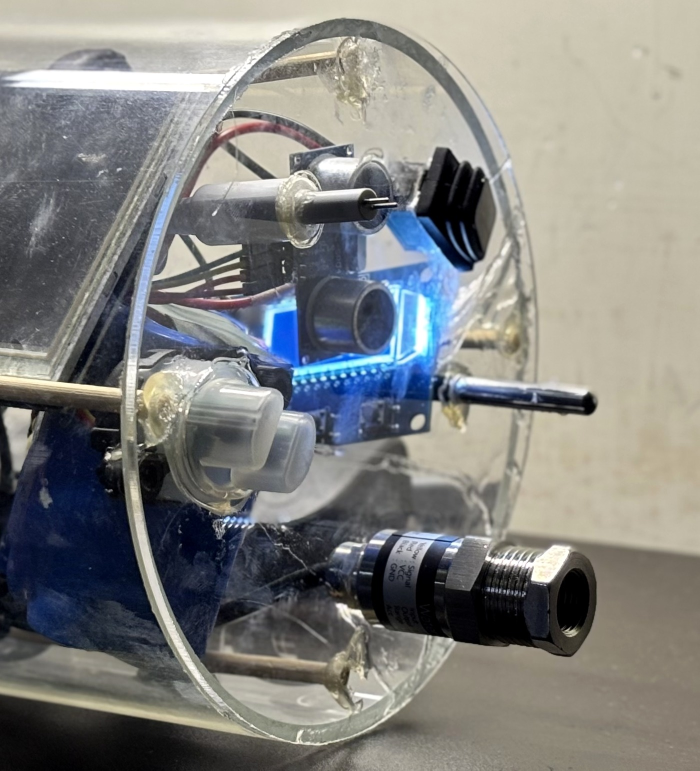
#> input picture docs/deck/img/sensors.jpg, 1400 x 1541 px (shown at 1/2 size)
$ python make_slide3_flow.py
#> lines starting #> are read from the running program, lines starting #| are printed output that depends on the picture; pictures that were not available may be replaced by others from this repository, and a replacement may not be noted
#!/usr/bin/env python3
"""Slide 3 technical approach as one left-to-right engineering flow: SENSE -> DECIDE/ADAPT -> GENERATE/VERIFY.
Real assets only: sensors.jpg and IMG_9630 (team photos), val_spectrum.png / val_spectrogram.png (MCU ADC capture of the
CLEAR LFM, raw DAC tap). Waveform figures are shape sketches. Analog stage and transducer are dashed: designed / next.
The three underwater photos live in Canva; their frames here are left empty to be filled there.
Writes docs/deck/AquaSDR_slide3_flow.png (transparent)."""
import numpy as np, matplotlib, pathlib
matplotlib.use("Agg")
import matplotlib.pyplot as plt
from matplotlib.patches import Rectangle, Circle, Polygon
from PIL import Image, ImageOps
HERE = pathlib.Path(__file__).parent; IMG = HERE / "img"
plt.rcParams["font.family"] = ["Arial", "Helvetica", "DejaVu Sans"]
NAVY, INK, GRAY, RULE, LIGHT = "#183153", "#344054", "#667085", "#D0D5DD", "#EEF1F5"
C_CLEAR, C_TRANS, C_MURKY = "#4C86B8", "#4F9A8C", "#A88B66"
W, H = 13.0, 5.6
fig = plt.figure(figsize=(W, H), dpi=300)
ax = fig.add_axes([0, 0, 1, 1]); ax.set_xlim(0, W); ax.set_ylim(0, H); ax.axis("off")

def t(x, y, s, size=8.5, color=INK, weight="normal", ha="left", va="center"):
    ax.text(x, y, s, fontsize=size, color=color, fontweight=weight, ha=ha, va=va, linespacing=1.25, zorder=8)
def ln(xs, ys, color=NAVY, lw=0.8, ls="-", z=5): ax.plot(xs, ys, color=color, lw=lw, ls=ls, zorder=z, solid_capstyle="butt")
def arr(x1, y1, x2, y2, color=NAVY, lw=0.8):
    ax.annotate("", xy=(x2, y2), xytext=(x1, y1), arrowprops=dict(arrowstyle="-|>", color=color, lw=lw, mutation_scale=7, shrinkA=0, shrinkB=0), zorder=7)
def rect(x, y, w, h, ec=NAVY, lw=0.8, ls="-", fc="none"): ax.add_patch(Rectangle((x, y), w, h, fc=fc, ec=ec, lw=lw, ls=ls, zorder=4))
def place(im, x, y, w, h, border=True):
#> called with x = 0.05, y = 2.55, w = 1.95, h = 2.15, border = True
    if not isinstance(im, Image.Image): im = Image.open(im)
#> im is the input picture: PIL image 1400x1541 RGB; mean R, G, B 129.4, 129.8, 127.1
    im = im.convert("RGBA"); a = im.width / im.height
#> after `a = im.width / im.height`: a = 0.909
    dw, dh = (w, w / a) if w / a <= h else (h * a, h); dx, dy = x + (w - dw) / 2, y + (h - dh) / 2
#> after `dw, dh = (w, w / a) if w / a <= h else (h * a, h)`: dw = 1.95; dh = 2.15
#> after `dx, dy = (x + (w - dw) / 2, y + (h - dh) / 2)`: dx = 0.0505; dy = 2.55
    ax.imshow(im, extent=(dx, dx + dw, dy, dy + dh), zorder=3, interpolation="lanczos")
    if border: rect(dx, dy, dw, dh, lw=0.6)
    return dx, dy, dw, dh
def header(x, w, title, sub):
    t(x, 5.42, title, 11, NAVY, "bold"); t(x + 0.012 * len(title) * 11 / 1.0 * 0.075 + 0.02, 5.42, "", 1)
    t(x, 5.17, sub, 8, GRAY); ln([x, x + w], [5.0, 5.0], NAVY, 0.9)

# ============================ SENSE ============================
SX, SW = 0.05, 3.15
header(SX, SW, "SENSE", "on-board environmental inputs")
PX, PY, PW = SX, 2.55, 1.95; PH = PW / 0.909
place(IMG / "sensors.jpg", PX, PY, PW, PH)
P = lambda u, v: (PX + u / 1400 * PW, PY + PH - v / 1541 * PH)
calls = [("TDS / salinity proxy", "A0 · ADC", (514, 424)), ("HC-SR04 · air range", "D7 / D8 · GPIO", (719, 617)),
         ("Turbidity", "PB0 · ADC", (540, 822)), ("DS18B20 temperature", "PC1 · 1-Wire", (1079, 796)), ("Pressure / depth", "PA1 · ADC", (1028, 1130))]
LX = PX + PW + 0.18
for i, (name, bus, (u, v)) in enumerate(calls):
    by = 4.68 - i * 0.44; px, py = P(u, v)
    ax.plot([px, PX + PW + 0.06, LX - 0.04], [py, by, by], color="white", lw=1.6, zorder=5)
    ax.plot([px, PX + PW + 0.06, LX - 0.04], [py, by, by], color=NAVY, lw=0.6, zorder=6)
    ax.add_patch(Circle((px, py), 0.03, fc="white", ec=NAVY, lw=0.7, zorder=7))
    t(LX, by + 0.08, name, 7.8, NAVY, "bold"); t(LX, by - 0.1, bus, 7.2, GRAY)
ln([SX, SX + SW], [2.3, 2.3], RULE, 0.6)
t(SX, 2.08, "Also on I²C", 8, NAVY, "bold")
for i, (a, b) in enumerate([("BMP390", "cabin pressure"), ("IMU", "ISM330DHCX + MMC5983MA"), ("INA219 ×2", "power monitor")]):
    t(SX, 1.80 - i * 0.25, a, 7.8, NAVY, "bold"); t(SX + 0.85, 1.80 - i * 0.25, b, 7.6, GRAY)

# ============================ DECIDE + ADAPT ============================
CX, CW = 3.55, 4.45
header(CX, CW, "DECIDE  ·  ADAPT", "STM32F446RE picks the next ping from the water")
im = ImageOps.exif_transpose(Image.open(IMG / "src" / "IMG_9630.jpg")).convert("RGB"); k = im.width / 500
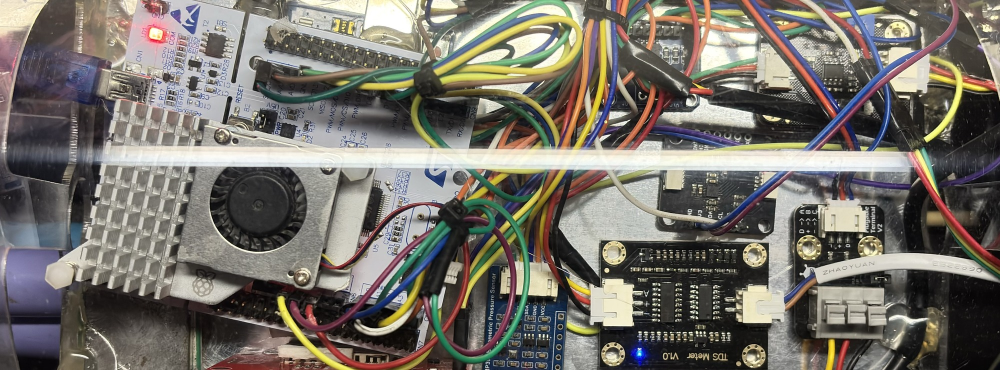
#> input picture docs/deck/img/bay.jpg, 2000 x 740 px, given in place of IMG_9630.jpg, which was not available (shown at 1/2 size)
#> further down, im is the input picture: PIL image 2000x740 RGB; mean R, G, B 117.3, 112.9, 105.5
#> after `k = im.width / 500`: k = 4
im = im.crop((int(82 * k), int(58 * k), int(262 * k), int(150 * k))); im.thumbnail((1400, 1400))
#> after `im = im.crop((int(82 * k), int(58 * k), int(262 * k), int(150 * k)))`:
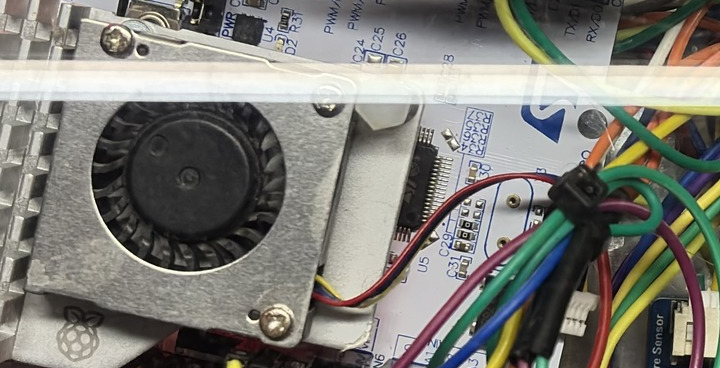
#> im: PIL image 720x368 RGB; mean R, G, B 125.9, 124.9, 118.3
bx, by_, bw, bh = place(im, CX, 3.42, 1.95, 1.42)
#> bx = 3.55; by_ = 3.63; bw = 1.95; bh = 0.997
t(bx + bw / 2, 3.28, "STM32 NUCLEO-F446RE", 7.6, NAVY, "bold", "center")
steps = [("Acquire & filter", "read sensors · reject stale / invalid"), ("Classify condition", "smoothing + hysteresis"),
         ("Select next ping", "centre · bandwidth · pulse · amplitude")]
QX = CX + 2.2
ln([QX, QX], [4.66, 3.5], RULE, 1.0, z=3)
for i, (a, b) in enumerate(steps):
    y = 4.66 - i * 0.58
    ax.add_patch(Circle((QX, y), 0.045, fc=NAVY, ec="none", zorder=6))
    t(QX + 0.15, y + 0.05, a, 8.6, NAVY, "bold"); t(QX + 0.15, y - 0.15, b, 7.6, GRAY)
# adapt spec table
cols = [("CLEAR", C_CLEAR), ("TRANSITION", C_TRANS), ("MURKY", C_MURKY)]
VX = [CX + 1.75, CX + 2.85, CX + 3.95]; FW = 1.0
for (name, c), x in zip(cols, VX):
    rect(x - FW / 2, 2.35, FW, 0.66, ec=RULE, lw=0.6, fc=LIGHT)                         # underwater photo frame (filled in Canva)
    t(x, 2.18, name, 7.8, c, "bold", "center"); ln([x - FW / 2, x + FW / 2], [2.06, 2.06], c, 1.6)
t(CX, 2.18, "Next ping", 7.8, NAVY, "bold")
rows = [("Centre frequency", ["42 kHz", "40 kHz", "38 kHz"]), ("Bandwidth", ["4 kHz", "2 kHz", "1 kHz"]),
        ("Pulse duration", ["2 ms", "4 ms", "8 ms"]), ("Amplitude", ["35 %", "50 %", "62 %"])]
for i, (lab, vals) in enumerate(rows):
    y = 1.86 - i * 0.29
    t(CX, y, lab, 7.8, GRAY)
    for v, x in zip(vals, VX): t(x, y, v, 8.6, NAVY, "bold", "center")
    ln([CX, CX + CW], [y - 0.145] * 2, RULE, 0.5)
t(CX, 0.48, "Clearer water", 7.8, NAVY, "bold"); t(CX + 0.95, 0.48, "wider band · short, sharp ping", 7.6, GRAY)
t(CX, 0.24, "Murkier water", 7.8, NAVY, "bold"); t(CX + 0.95, 0.24, "lower band · longer pulse · more power", 7.6, GRAY)

# ============================ GENERATE + VERIFY ============================
RX, RW = 8.40, 4.55
header(RX, RW, "GENERATE  ·  VERIFY", "waveform engine → DAC → analog stage · self-check")
tt = np.linspace(0, 1, 1200); hann = np.sin(np.pi * tt) ** 2
code = np.array([1, 1, 1, 1, 1, -1, -1, 1, 1, -1, 1, -1, 1]); chip = code[np.minimum((tt * 13).astype(int), 12)]
waves = [("LFM chirp", hann * np.sin(2 * np.pi * (6 * tt + 8 * tt ** 2)), None),
         ("Geometric sweep", hann * np.sin(2 * np.pi * 1.1 * (np.exp(3.1 * tt) - 1)), None), ("Barker-13 code", None, chip)]
for i, (name, sig, cd) in enumerate(waves):
    x = RX + i * 1.55
    t(x, 4.80, name, 7.8, NAVY, "bold")
    a = fig.add_axes([x / W, 4.25 / H, 1.38 / W, 0.42 / H]); a.axis("off"); a.set_ylim(-1.2, 1.2)
    a.axhline(0, color=RULE, lw=0.4)
    if cd is None: a.plot(tt, sig, color=NAVY, lw=0.5)
    else: a.step(tt, cd * 0.85, color=NAVY, lw=0.7, where="post")
t(RX, 4.10, "Windows: Hann · Hamming · Blackman", 7.6, GRAY)
# output chain (physical order)
CY, BH = 3.36, 0.46
blocks = [("STM32F446RE", "TIM6 + DMA", "-", 0.88), ("DAC · PA4", "on-chip · 1 MS/s", "-", 0.86),
          ("Low-pass filter", "70.7 kHz", "--", 0.84), ("TLV9062", "op-amp ×1.5", "--", 0.72), ("Transducer", "next", "--", 0.66)]
x = RX; pos = []
for i, (a, b, ls, w) in enumerate(blocks):
    rect(x, CY, w, BH, ec=NAVY if ls == "-" else GRAY, lw=0.8, ls=(0, (3, 2)) if ls == "--" else "-")
    t(x + w / 2, CY + 0.31, a, 7.4, NAVY, "bold", "center"); t(x + w / 2, CY + 0.13, b, 6.9, GRAY, ha="center")
    pos.append((x, w))
    if i < 4: arr(x + w + 0.02, CY + BH / 2, x + w + 0.12, CY + BH / 2)
    x += w + 0.14
fx, fw = pos[2][0], pos[3][0] + pos[3][1] - pos[2][0]
ln([fx, fx, fx + fw, fx + fw], [CY - 0.05, CY - 0.1, CY - 0.1, CY - 0.05], GRAY, 0.6)
t(fx + fw / 2, CY - 0.21, "analog stage · designed, not yet built", 6.9, GRAY, ha="center")
# verify: loopback from the raw DAC pin
ln([RX, RX + RW], [2.88, 2.88], RULE, 0.6)
t(RX, 2.70, "VERIFY", 9, NAVY, "bold"); t(RX + 0.68, 2.70, "on-board output validation · MCU ADC capture, not an oscilloscope", 7.4, GRAY)
lx = RX; LY = 2.42
for i, s in enumerate(["DAC (PA4)", "PA4 → A5 jumper", "ADC3 · A5", "FFT · spectrogram"]):
    t(lx, LY, s, 7.6, NAVY, "bold"); w = 0.065 * len(s)
    if i < 3: arr(lx + w + 0.02, LY, lx + w + 0.2, LY)
    lx += w + 0.28
t(RX, 2.20, "500 kS/s · 6000 samples · 12 ms record · raw DAC output (before the analog stage)", 7.0, GRAY)
place(IMG / "val_spectrum.png", RX, 0.98, 2.22, 1.08, border=False)
#> call 3 of place, with x = 8.4, y = 0.98, w = 2.22, h = 1.08, border = False
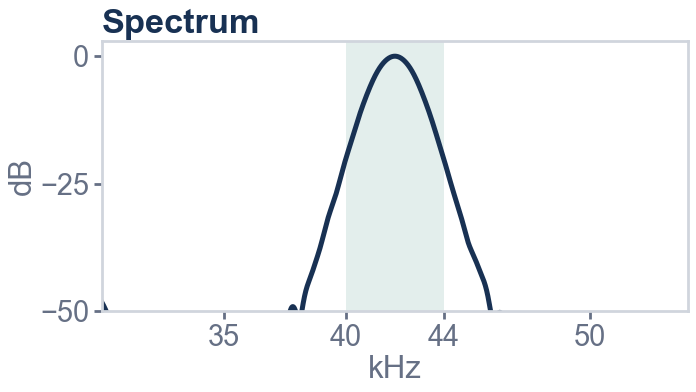
#> input picture docs/deck/img/val_spectrum.png, 696 x 392 px
#> in place, im is the input picture: PIL image 696x392 RGBA; mean R, G, B, A 246.5, 248.1, 248.8, 255
place(IMG / "val_spectrogram.png", RX + 2.33, 0.98, 2.22, 1.08, border=False)
#> call 4 of place, with x = 10.73, y = 0.98, w = 2.22, h = 1.08, border = False
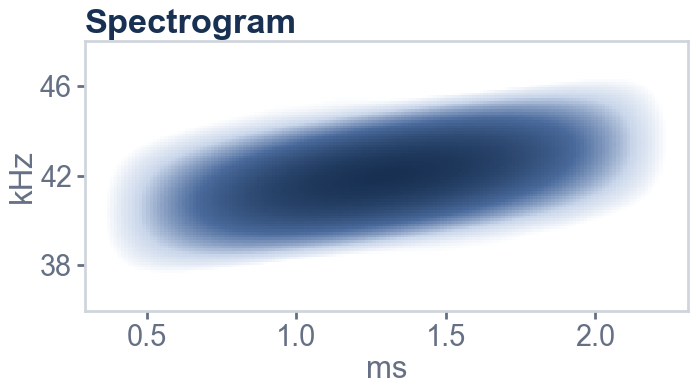
#> input picture docs/deck/img/val_spectrogram.png, 696 x 392 px
#> in place, im is the input picture: PIL image 696x392 RGBA; mean R, G, B, A 214.3, 220.6, 230, 255
ln([RX, RX + RW], [0.86, 0.86], RULE, 0.6)
t(RX, 0.58, "42.00 kHz", 12, NAVY, "bold"); t(RX + 1.02, 0.66, "centre frequency captured on-board", 7.6, INK); t(RX + 1.02, 0.47, "MCU ADC capture · FFT peak", 7.2, GRAY)
ln([RX + 3.12, RX + 3.12], [0.32, 0.8], RULE, 0.6)
t(RX + 3.25, 0.58, "0", 12, NAVY, "bold"); t(RX + 3.45, 0.66, "DMA underruns", 7.6, INK); t(RX + 3.45, 0.47, "DAC streaming · 1 MS/s", 7.2, GRAY)

# main flow between the three zones
for x1, x2 in ((SX + SW + 0.05, CX - 0.08), (CX + CW + 0.05, RX - 0.08)):
    arr(x1, 5.42, x2, 5.42, NAVY, 0.9)
fig.savefig(HERE / "AquaSDR_slide3_flow.png", transparent=True)
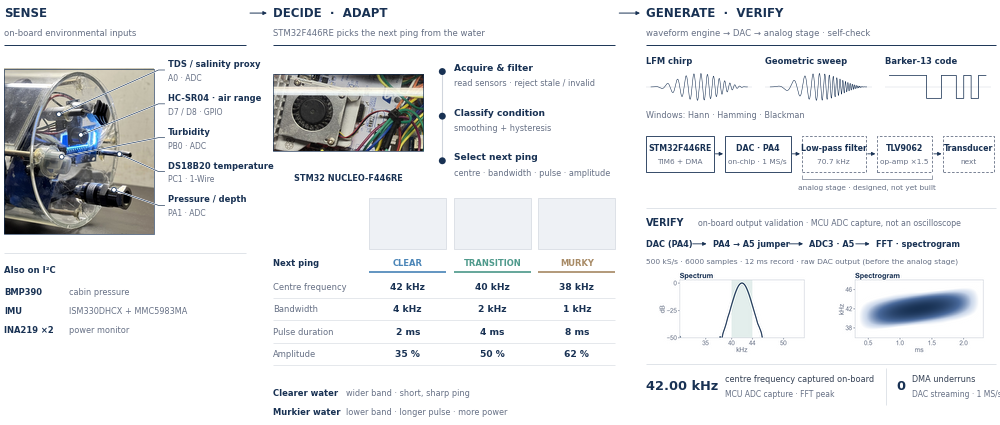
#> figure drawn by matplotlib, 4 panels
im = Image.open(HERE / "AquaSDR_slide3_flow.png"); im = im.crop(im.getbbox())
#> after `im = im.crop(im.getbbox())`:
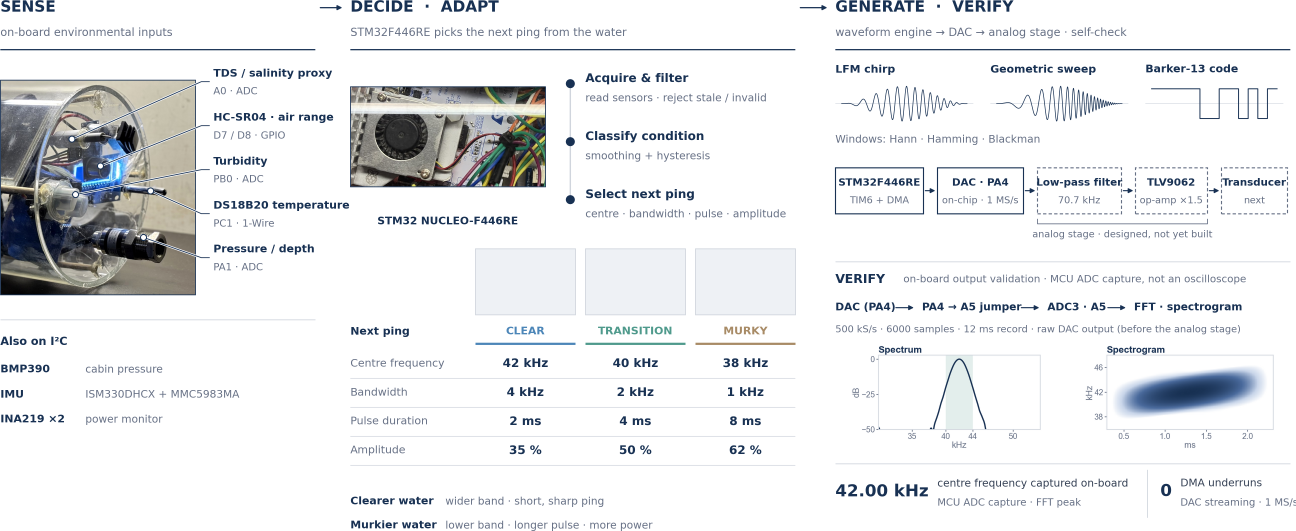
#> im: PIL image 3886x1593 RGBA (shown at 1/3 size); mean R, G, B, A 231.4, 232.7, 234.3, 56.8; transparent parts drawn white
out = Image.new("RGBA", (im.width + 30, im.height + 30), (0, 0, 0, 0)); out.paste(im, (15, 15)); out.save(HERE / "AquaSDR_slide3_flow.png")
#> after `out = Image.new('RGBA', (im.width + 30, im.height + 30), (0, 0, 0, 0))`: out: PIL image 3916x1623 RGBA; every value is 0
#> after `out.paste(im, (15, 15))`:
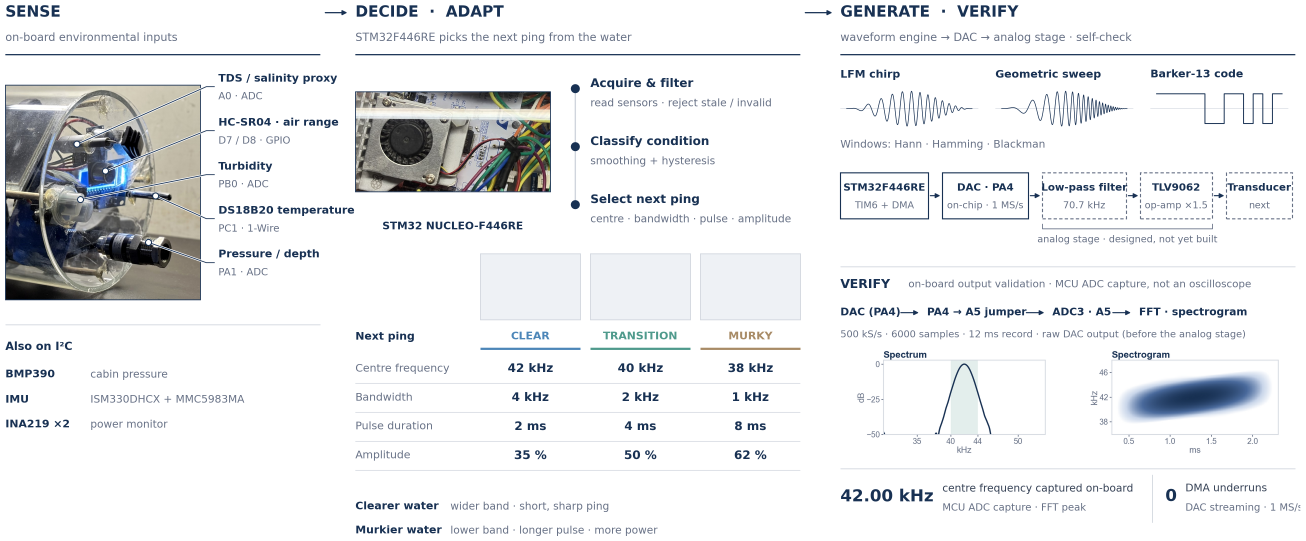
#> out: PIL image 3916x1623 RGBA (shown at 1/3 size); mean R, G, B, A 225.3, 226.7, 228.2, 55.3; transparent parts drawn white
bg = Image.new("RGBA", out.size, "white"); bg.alpha_composite(out); bg.convert("RGB").save("/private/tmp/claude-501/-Users-sudharsan-Downloads-AquaSDR/974881d6-97cd-49b8-a6c0-c2de9a3acebd/scratchpad/flow_preview.png")
#> after `bg = Image.new('RGBA', out.size, 'white')`: bg: PIL image 3916x1623 RGBA; every value is 255
